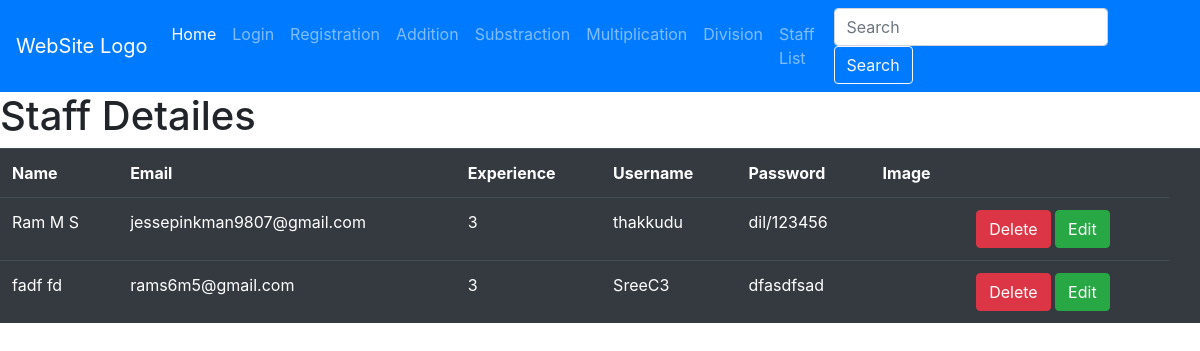
The page /account/staff/ on the database as committed earlier.
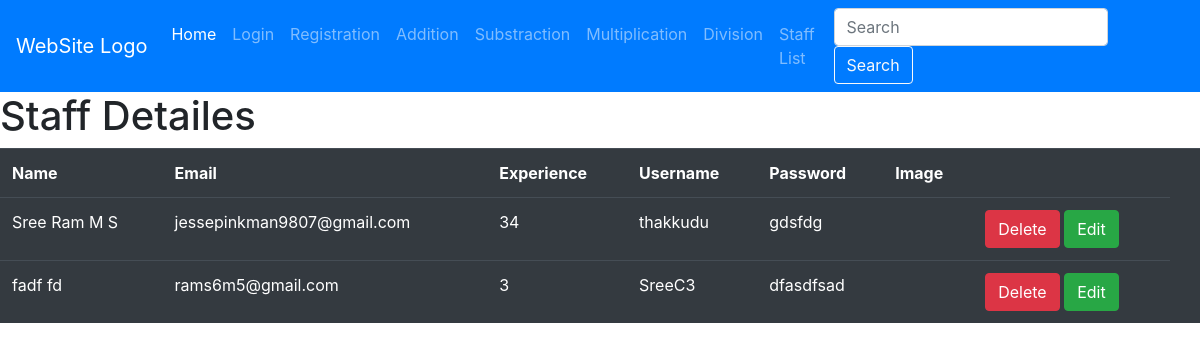
The same page on the database as committed later.
### account/models.py (models this page shows, shortened)
class Staff(models.Model):
    first=models.CharField(max_length=100,verbose_name="Enter First Name")
    last=models.CharField(max_length=100,verbose_name="Enter Last Name")
    mail=models.EmailField(verbose_name="G-Mail")
    exp=models.IntegerField(verbose_name="Experience")
    username=models.CharField(max_length=100,verbose_name="Username")
    password=models.CharField(max_length=100,verbose_name="Password")
    pic=models.ImageField(upload_to="profile_pic",null=True)

### account/views.py (the view)
# urls.py: path('staff/',StaffView.as_view(),name="Staff"),
class StaffView(View):
    def get (self,req,*args,**kwargs):
        res=Staff.objects.all()
        return render (req,"Staff list.html",{"data":res})

### account/templates/Staff list.html (shortened to what this page needs)
{% extends 'nav.html' %}
{% block nav %}
<h1 class="">Staff Detailes</h1>
<table class="table table-dark">
    <tr>
        <th> Name</th>
        <th> Email</th>
        <th> Experience</th>
        <th> Username</th>
        <th> Password</th>
        <th>Image</th>
        <th></th>
        <th></th>
    </tr>
    {% for i in data %}
    <tr>
        <td>{{i.first}} {{i.last}}</td>
        <td>{{i.mail}}</td>
        <td>{{i.exp}}</td>
        <td>{{i.username}}</td>
        <td>{{i.password}}</td>
        <td>
    </td>
        <td> <a href="{% url 'DelStaff' i.id %}" class="btn btn-danger">Delete</a>
         <a href="{% url 'EditStaff' i.id %}" class="btn btn-success"> Edit </a> </td>
    </tr>
    {% endfor %}
{% endblock nav %}

Rows that differ between the two databases and show on the page:
changed Staff "jessepinkman9807@gmail.com": first "Ram" → "Sree Ram"; exp "3" → "34"; password "dil/123456" → "gdsfdg"
